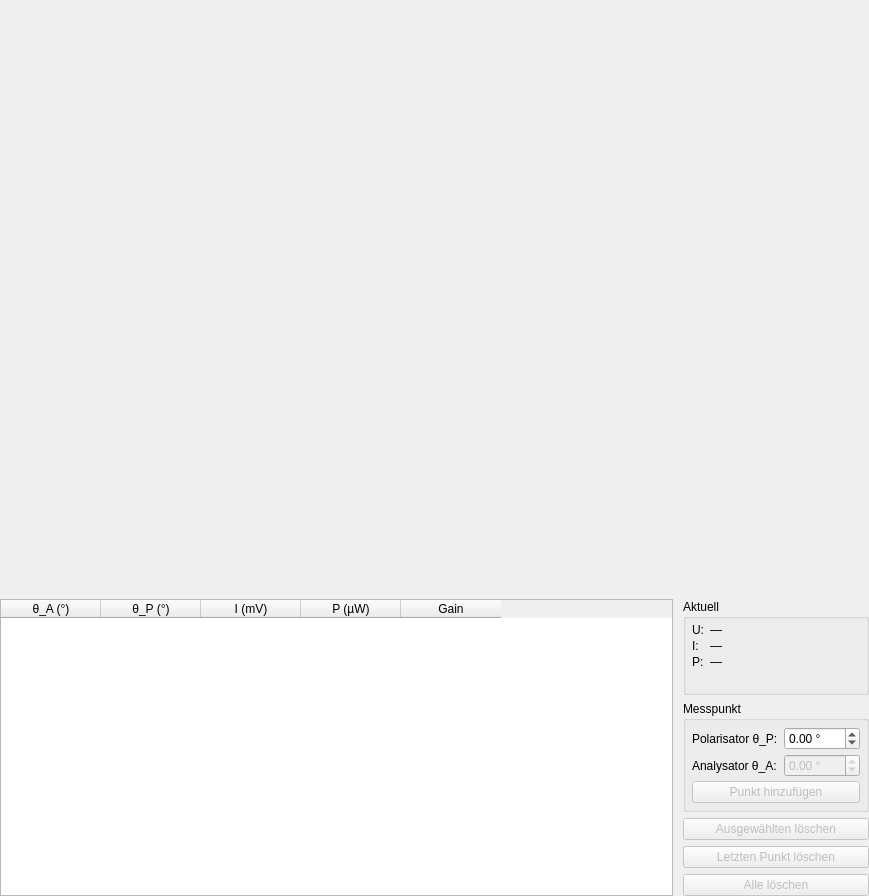
<?xml version="1.0" encoding="UTF-8"?>
<ui version="4.0">
 <class>MalusTab</class>
 <widget class="QWidget" name="MalusTab">
  <property name="geometry">
   <rect>
    <x>0</x>
    <y>0</y>
    <width>869</width>
    <height>896</height>
   </rect>
  </property>
  <layout class="QGridLayout" name="gridLayout" rowstretch="2,1" columnstretch="2,0">
   <property name="leftMargin">
    <number>0</number>
   </property>
   <property name="topMargin">
    <number>0</number>
   </property>
   <property name="rightMargin">
    <number>0</number>
   </property>
   <property name="bottomMargin">
    <number>0</number>
   </property>
   <item row="1" column="0">
    <widget class="QTableWidget" name="pointsTable">
     <property name="minimumSize">
      <size>
       <width>0</width>
       <height>120</height>
      </size>
     </property>
     <property name="editTriggers">
      <set>QAbstractItemView::EditTrigger::NoEditTriggers</set>
     </property>
     <property name="selectionMode">
      <enum>QAbstractItemView::SelectionMode::SingleSelection</enum>
     </property>
     <property name="selectionBehavior">
      <enum>QAbstractItemView::SelectionBehavior::SelectRows</enum>
     </property>
     <attribute name="verticalHeaderVisible">
      <bool>false</bool>
     </attribute>
     <column>
      <property name="text">
       <string>θ_A (°)</string>
      </property>
     </column>
     <column>
      <property name="text">
       <string>θ_P (°)</string>
      </property>
     </column>
     <column>
      <property name="text">
       <string>I (mV)</string>
      </property>
     </column>
     <column>
      <property name="text">
       <string>P (µW)</string>
      </property>
     </column>
     <column>
      <property name="text">
       <string>Gain</string>
      </property>
     </column>
    </widget>
   </item>
   <item row="1" column="1">
    <layout class="QVBoxLayout" name="rightLayout">
     <property name="spacing">
      <number>6</number>
     </property>
     <property name="leftMargin">
      <number>4</number>
     </property>
     <property name="topMargin">
      <number>0</number>
     </property>
     <property name="rightMargin">
      <number>0</number>
     </property>
     <property name="bottomMargin">
      <number>0</number>
     </property>
     <item>
      <widget class="QGroupBox" name="gbLive">
       <property name="title">
        <string>Aktuell</string>
       </property>
       <layout class="QFormLayout" name="formLive">
        <property name="verticalSpacing">
         <number>2</number>
        </property>
        <property name="leftMargin">
         <number>6</number>
        </property>
        <property name="topMargin">
         <number>4</number>
        </property>
        <property name="rightMargin">
         <number>6</number>
        </property>
        <property name="bottomMargin">
         <number>4</number>
        </property>
        <item row="1" column="0">
         <widget class="QLabel" name="lblLiveIntensityLabel">
          <property name="text">
           <string>I:</string>
          </property>
         </widget>
        </item>
        <item row="1" column="1">
         <widget class="QLabel" name="lblLiveIntensity">
          <property name="text">
           <string>—</string>
          </property>
         </widget>
        </item>
        <item row="3" column="0">
         <widget class="QLabel" name="lblLivePowerLabel">
          <property name="text">
           <string>P:</string>
          </property>
         </widget>
        </item>
        <item row="3" column="1">
         <widget class="QLabel" name="lblLivePower">
          <property name="text">
           <string>—</string>
          </property>
         </widget>
        </item>
        <item row="0" column="0">
         <widget class="QLabel" name="lblLiveVoltageLabel">
          <property name="text">
           <string>U:</string>
          </property>
         </widget>
        </item>
        <item row="0" column="1">
         <widget class="QLabel" name="lblLiveVoltage">
          <property name="text">
           <string>—</string>
          </property>
         </widget>
        </item>
       </layout>
      </widget>
     </item>
     <item>
      <widget class="QGroupBox" name="gbEntry">
       <property name="title">
        <string>Messpunkt</string>
       </property>
       <layout class="QFormLayout" name="formEntry">
        <property name="verticalSpacing">
         <number>4</number>
        </property>
        <property name="leftMargin">
         <number>6</number>
        </property>
        <property name="topMargin">
         <number>6</number>
        </property>
        <property name="rightMargin">
         <number>6</number>
        </property>
        <property name="bottomMargin">
         <number>6</number>
        </property>
        <item row="0" column="0">
         <widget class="QLabel" name="lblPolariser">
          <property name="text">
           <string>Polarisator θ_P:</string>
          </property>
         </widget>
        </item>
        <item row="0" column="1">
         <widget class="QDoubleSpinBox" name="spinPolariser">
          <property name="toolTip">
           <string>Polarisatorwinkel (fest für die gesamte Messreihe)</string>
          </property>
          <property name="suffix">
           <string> °</string>
          </property>
          <property name="decimals">
           <number>2</number>
          </property>
          <property name="minimum">
           <double>-360.000000000000000</double>
          </property>
          <property name="maximum">
           <double>360.000000000000000</double>
          </property>
          <property name="singleStep">
           <double>1.000000000000000</double>
          </property>
          <property name="value">
           <double>0.000000000000000</double>
          </property>
         </widget>
        </item>
        <item row="1" column="0">
         <widget class="QLabel" name="lblAnalyser">
          <property name="text">
           <string>Analysator θ_A:</string>
          </property>
         </widget>
        </item>
        <item row="1" column="1">
         <widget class="QDoubleSpinBox" name="spinAnalyser">
          <property name="enabled">
           <bool>false</bool>
          </property>
          <property name="toolTip">
           <string>Analysatorwinkel für diesen Messpunkt</string>
          </property>
          <property name="suffix">
           <string> °</string>
          </property>
          <property name="decimals">
           <number>2</number>
          </property>
          <property name="minimum">
           <double>-360.000000000000000</double>
          </property>
          <property name="maximum">
           <double>360.000000000000000</double>
          </property>
          <property name="singleStep">
           <double>1.000000000000000</double>
          </property>
          <property name="value">
           <double>0.000000000000000</double>
          </property>
         </widget>
        </item>
        <item row="2" column="0" colspan="2">
         <widget class="QPushButton" name="btnAdd">
          <property name="enabled">
           <bool>false</bool>
          </property>
          <property name="toolTip">
           <string>Aktuellen Analysatorwinkel mit gemittelter Intensität speichern</string>
          </property>
          <property name="text">
           <string>Punkt hinzufügen</string>
          </property>
         </widget>
        </item>
       </layout>
      </widget>
     </item>
     <item>
      <widget class="QPushButton" name="btnDeleteSelected">
       <property name="enabled">
        <bool>false</bool>
       </property>
       <property name="toolTip">
        <string>Markierten Punkt aus der Kurve löschen</string>
       </property>
       <property name="text">
        <string>Ausgewählten löschen</string>
       </property>
      </widget>
     </item>
     <item>
      <widget class="QPushButton" name="btnDeleteLast">
       <property name="enabled">
        <bool>false</bool>
       </property>
       <property name="text">
        <string>Letzten Punkt löschen</string>
       </property>
      </widget>
     </item>
     <item>
      <widget class="QPushButton" name="btnClear">
       <property name="enabled">
        <bool>false</bool>
       </property>
       <property name="text">
        <string>Alle löschen</string>
       </property>
      </widget>
     </item>
    </layout>
   </item>
   <item row="0" column="0" colspan="2">
    <widget class="MalusCurvePlot" name="malusCurvePlot" native="true"/>
   </item>
  </layout>
 </widget>
 <customwidgets>
  <customwidget>
   <class>MalusCurvePlot</class>
   <extends>QWidget</extends>
   <header>polarisation_ui.ui.widgets.malus_curve_plot</header>
  </customwidget>
 </customwidgets>
 <resources/>
 <connections/>
</ui>
